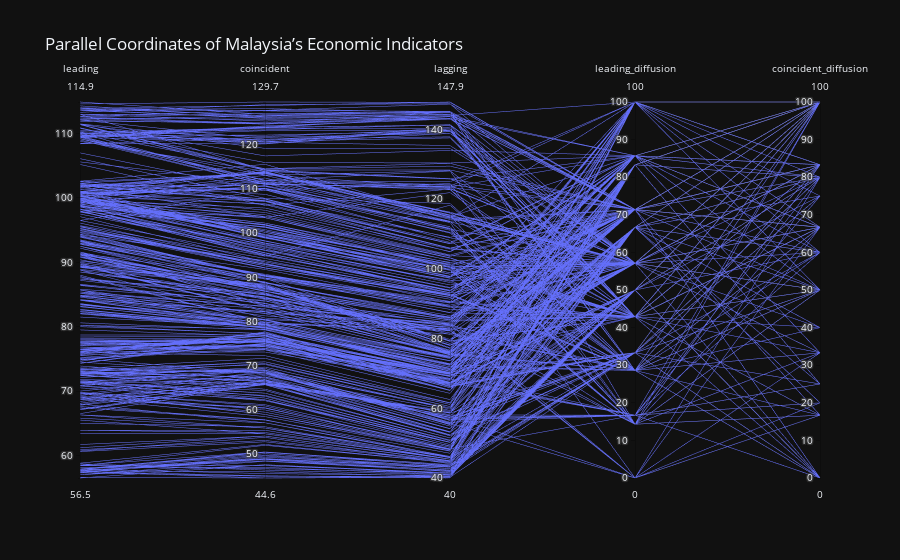

The notebook cell saved with this chart:
### Markdown cell above
# Visual 4
The box plot highlights differences in variability across indicators, with lagging indicators displaying wider dispersion than leading indicators.

### Code cell
fig4 = px.parallel_coordinates(
    df,
    dimensions=[
        'leading', 'coincident', 'lagging',
        'leading_diffusion', 'coincident_diffusion'
    ],
    title="Parallel Coordinates of Malaysia’s Economic Indicators",
    template='plotly_dark'
)

fig4.show()

### Figure 1 — Plotly figure (JSON) as saved in the notebook; plotly's stock layout.template omitted (floating-point values rounded to 4 significant figures; data arrays with more than 128 entries replaced by an {"elided": "..."} marker saying what was removed)
{"data": [{"dimensions": [{"label": "leading", "values": {"elided": "417 float values"}}, {"label": "coincident", "values": {"elided": "417 float values"}}, {"label": "lagging", "values": {"elided": "417 float values"}}, {"label": "leading_diffusion", "values": {"elided": "417 float values"}}, {"label": "coincident_diffusion", "values": {"elided": "417 float values"}}], "domain": {"x": [0, 1], "y": [0, 1]}, "name": "", "type": "parcoords"}], "layout": {"legend": {"tracegroupgap": 0}, "title": {"text": "Parallel Coordinates of Malaysia’s Economic Indicators"}}}
